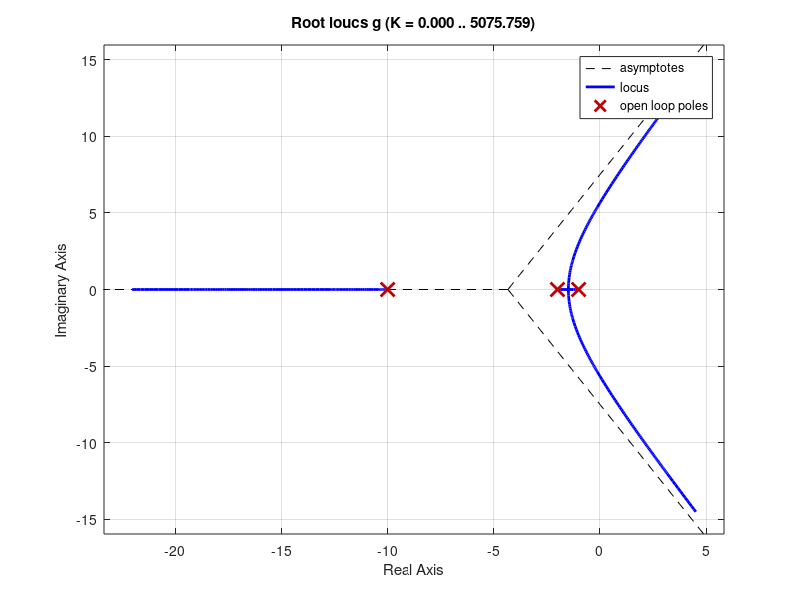

Here is the MATLAB script that generated this plot: (Note: this script raises an error after producing the figure.)
%% Exemplo 9-2
% Cap. 9, livro Nise, 5a ed.

clear all, close all, clc

%% Planta
s = tf('s');
g = 1/((s+1)*(s+2)*(s+10))
figure, rlocus(g),

% Ganho sem compensador
sgrid(0.174,0)
k_sc = 161 % retirado do grafico

% Erro estacionario sem compensador
kp_sc = dcgain(k_sc*g); 
ess_sc = 1/(1+kp_sc) 

% Malha fechada sem compensador
mf_sc = feedback(k_sc*g,1);

%% Compensador atraso
ess_ca = ess_sc/10 % erro 10 vezes menor
kp_ca = (1-ess_ca)/ess_ca % nova constante de erro

pc = -0.01 % polo do compensador (escolha arbitraria)
zc = pc*(kp_ca/kp_sc)

gc = (s-zc)/(s-pc) % funcao de transferencia do compensador

% Ganho no sistema compensado
figure, rlocus(gc*g)
sgrid(0.174,0)
k_ca = 156; % retirado do grafico

% Malha fechada com compensador
mf_ca = feedback(k_ca*gc*g,1)

%% Compensador atraso - polo em outra posicao arbitraria

pc2 = -0.001 % polo do compensador (escolha arbitraria)
zc2 = pc2*(kp_ca/kp_sc)

gc2 = (s-zc2)/(s-pc2) % funcao de transferencia do compensador

% Ganho no sistema compensado
figure, rlocus(gc2*g)
sgrid(0.174,0)
k_ca2 = 162;

% Malha fechada com compensador
mf_ca2 = feedback(k_ca2*gc2*g,1)

%% Simulacao da resposta ao degrau
figure, step(mf_sc,mf_ca,mf_ca2)
legend('Sem compensador','Compensador atraso 1','Compensador atraso 2')

% 'Zoom' na resposta transitoria
figure, step(mf_sc,mf_ca,mf_ca2,25)
legend('Sem compensador','Compensador atraso 1','Compensador atraso 2')


fprintf(['==============================================',...
    '\nQual a diferenca entre os dois compensadores?',...
    '\n==============================================\n'])
